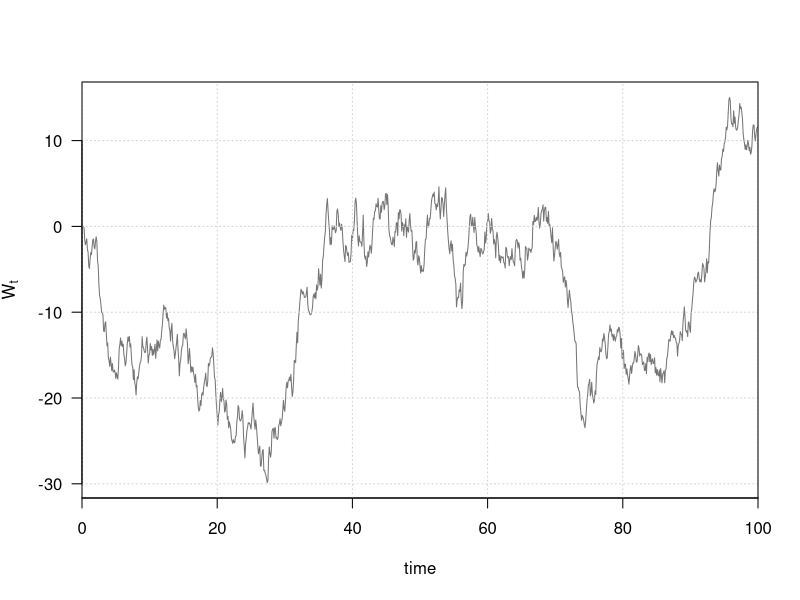

Write the R code that produced this figure.
set.seed(10)
n=1
homo.wiener <- array(0, c(1000, n))
for (j in 1:n) {
  for (i in 2:nrow(homo.wiener)) {
    homo.wiener[i,j] <-  homo.wiener[ i - 1, j] + rnorm(1)
  }}

matplot( homo.wiener, axes = FALSE,
         type = "l", col = rgb(.1,.1,.1,.6),
         ylim=c(min(homo.wiener),max(homo.wiener)), ylab = expression("W"[t]),
         xaxs="i", xlim = c(0,1000), xlab = "time")
axis(side = 1, las=1, at = c(0,200,400,600,800,1000), labels = c("0","20","40","60","80","100"))
axis(side = 2, las=1)

grid()
box()